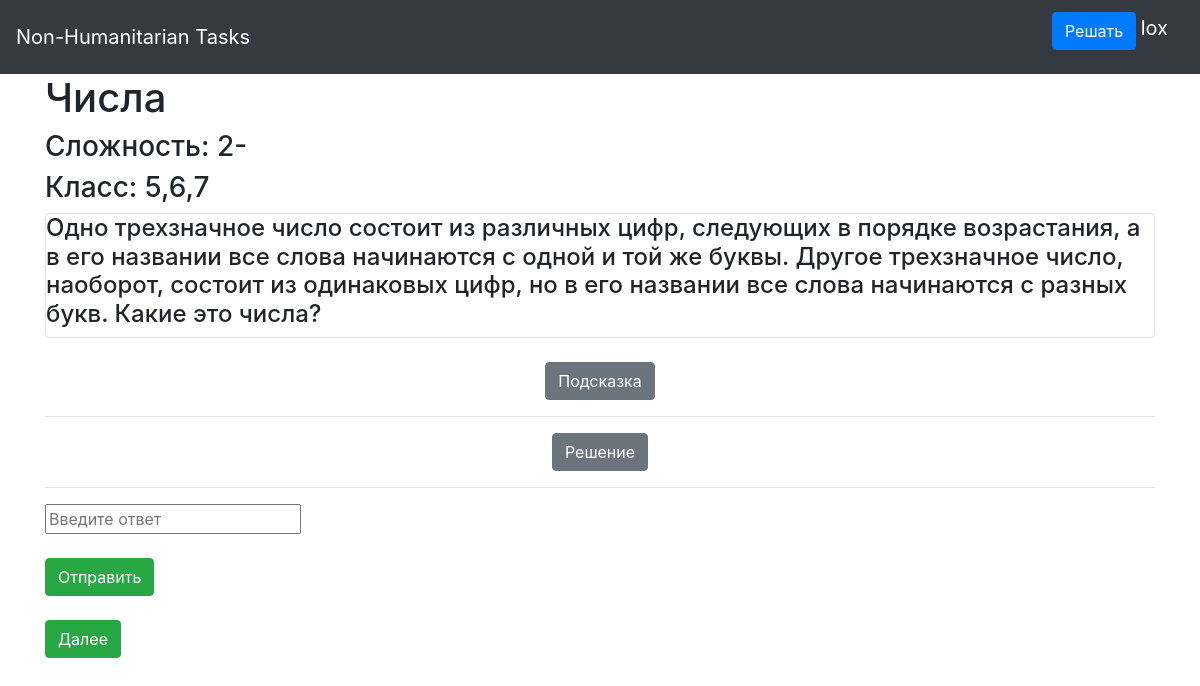
The app's page /task/1 (signed in) with its own data.
### data/users.py (models this page shows, shortened)
class User(SqlAlchemyBase, UserMixin):
    __tablename__ = 'users'
    id = sqlalchemy.Column(sqlalchemy.Integer,
                           primary_key=True, autoincrement=True)
    name = sqlalchemy.Column(sqlalchemy.String, nullable=True)
    about = sqlalchemy.Column(sqlalchemy.String, nullable=True)
    email = sqlalchemy.Column(sqlalchemy.String,
                              index=True, unique=True, nullable=True)
    hashed_password = sqlalchemy.Column(sqlalchemy.String, nullable=True)
    created_date = sqlalchemy.Column(sqlalchemy.DateTime,
                                     default=datetime.datetime.now)
    rating = sqlalchemy.Column(sqlalchemy.Float, index=True, nullable=True)

### data/tasks.py (models this page shows)
class Tasks(SqlAlchemyBase):
    __tablename__ = 'tasks'
    id = sqlalchemy.Column(sqlalchemy.Integer,
                           primary_key=True, autoincrement=True)
    title = sqlalchemy.Column(sqlalchemy.String, nullable=True)
    grade = sqlalchemy.Column(sqlalchemy.String, nullable=True)
    topic = sqlalchemy.Column(sqlalchemy.String, nullable=True)
    content = sqlalchemy.Column(sqlalchemy.String, nullable=True)
    difficulty = sqlalchemy.Column(sqlalchemy.String, nullable=True)
    hint = sqlalchemy.Column(sqlalchemy.String, nullable=True)
    solution = sqlalchemy.Column(sqlalchemy.String, nullable=True)
    answer = sqlalchemy.Column(sqlalchemy.String, nullable=True)

### main.py (the view)
@app.route('/task/<int:id>', methods=['GET', 'POST'])
@login_required
def task(id):
    if id == n:
        return render_template('end.html')
    correctness = ''
    answer = ''
    id = int(id)
    id += 1
    if request.method == 'POST':
        answer = request.form['answer']
    db_sess = db_session.create_session()
    task1 = db_sess.query(Tasks).filter(Tasks.id == id)
    if answer != '':
        if answer == db_sess.query(Tasks).filter(Tasks.id == id).first().answer:
            correctness = "Верно"
        else:
            correctness = 'Неверно'
    return render_template('task.html', tasks=task1, form=task, correctness=correctness, id=id)

### data/db_session.py (called while the page is built)
def create_session() -> Session:
    global __factory
    return __factory()

### main.py (called while the page is built)
@login_manager.user_loader
def load_user(user_id):
    db_sess = db_session.create_session()
    return db_sess.query(User).get(user_id)

### templates/task.html (shortened to what this page needs)
{% extends "base.html" %}
{% block content %}
{% for task in tasks %}
<h1>{{task.title}}</h1>
<h3>Сложность: {{task.difficulty}}</h3>
<h3>Класс: {{task.grade}}</h3>
<div class="col-md6 border rounded">
    <h4>{{task.content}}</h4>
</div>
<body>
<center>
    <button type="button" class="btn btn-secondary" onclick="text_out()">Подсказка</button>
<hr>
</center>
<center>
    <button type="button" class="btn btn-secondary" onclick="text_out1()">Решение</button>
<hr>
</center>
</body>
<body>
                        <div>
                            <form method="post">
                                <input type="text" placeholder="Введите ответ" name="answer"><br/>
                                <button type="submit" class="btn btn-success">Отправить</button>
                            </form>
                        </div>
                      </body>
<form action="/task/{{id}}" method="get">
    <button type="submit" class="btn btn-success">Далее</button>
    </form>
{% endfor %}
{% endblock %}

### templates/base.html (shortened to what this page needs)
<!doctype html>
<html lang="en">
<head>
    <link rel="stylesheet"
          href="https://stackpath.bootstrapcdn.com/bootstrap/4.4.1/css/bootstrap.min.css"
>
</head>
<body>
<header>
    <nav class="navbar navbar-dark bg-dark">
        <a class="navbar-brand" href="#">Non-Humanitarian Tasks</a>
        {% if current_user.is_authenticated %}
         <p>
        <a class="btn btn-primary " href="/task/0">Решать</a>
    <a class="navbar-brand" href="/logout">{{ current_user.name }}</a>
             </p>
{% else %}
    <p>
        <a class="btn btn-primary " href="/register">Зарегистрироваться</a>
        <a class="btn btn-success" href="/login">Войти</a>
    </p>
{% endif %}
    </nav>
</header>
<main role="main" class="container">
    {% block content %}{% endblock %}
</main>
</body>
</html>

### records on screen
User: name "lox"
Tasks: title "Числа", difficulty "2-", grade "5,6,7", content "Одно трехзначное число состоит из различных цифр, следующих в порядке возрастания, а в его названии все слова начинаются с одной и той же буквы. Другое трехзначное число, наоборот, состоит из одинаковых цифр, но в его названии все слова начинаются с разных букв. Какие это числа?"
